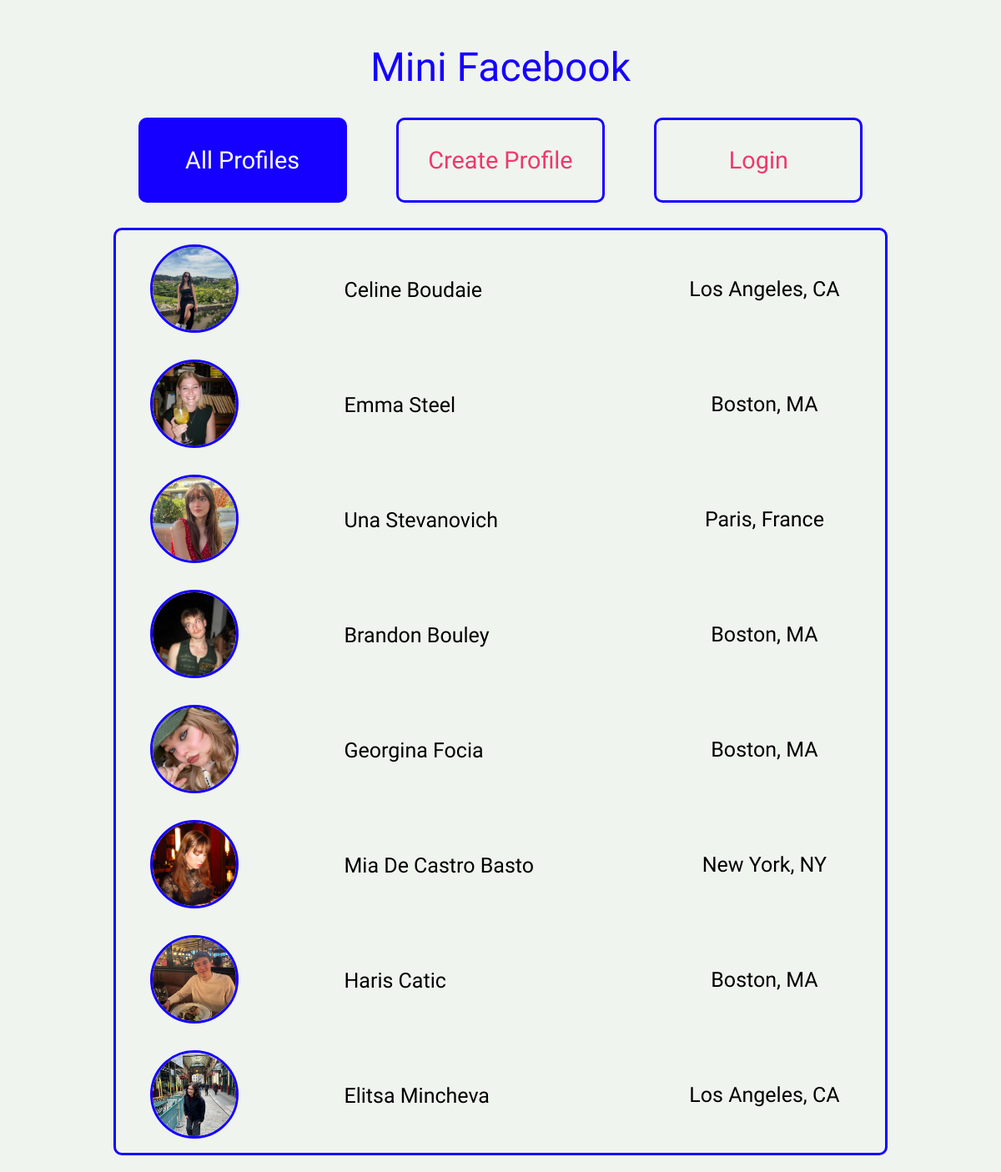
The page /mini_fb/ on the database its author committed.
### mini_fb/models.py (models this page shows, shortened)
class Profile(models.Model):
    first_name = models.CharField(max_length=50)    # user's first name
    last_name = models.CharField(max_length=50)     # user's last name
    city = models.CharField(max_length=100)         # city of residence
    email = models.EmailField(unique=True)          # unique email for each profile
    image_file = models.ImageField(blank=True)      # profile pic image upload
    user = models.ForeignKey(User, on_delete=models.CASCADE)

### mini_fb/views.py (the view)
# urls.py: path(r'', ShowAllProfilesView.as_view(), name="show_all_profiles"),
class ShowAllProfilesView(BaseView, ListView):
    model = Profile
    template_name = "mini_fb/show_all_profiles.html"
    context_object_name = "profiles"
    def dispatch(self, request: HttpRequest, *args: Any, **kwargs: Any) -> HttpResponse:
        if request.user.is_authenticated:
            print(f'ShowAllProfilesView.dispatch(): request.user={request.user}')
        else:
            print(f'ShowAllProfilesView.dispatch(): not logged in.')
        return super().dispatch(request, *args, **kwargs)

### mini_fb/views.py (called while the page is built)
    def get_context_data(self, **kwargs):
            context = super().get_context_data(**kwargs)
            if self.request.user.is_authenticated:
                logged_in_profile = Profile.objects.filter(user=self.request.user).first()
                context['logged_in_profile'] = logged_in_profile
            return context

### mini_fb/templates/mini_fb/show_all_profiles.html
{% extends 'mini_fb/base.html' %}
{% block content %}
<div class="container">
    <table class="profile-table">
        <tbody>
            {% for profile in profiles %}
            <tr>
                <td>
                    {% if profile.image_file %}
                    <a href="{% url 'profile' profile.pk %}">
                        <img src="{{ profile.image_file.url }}" alt="Profile Image">
                    </a>
                    {% else %}
                    <span class="no-image">No Image</span>
                    {% endif %}
                </td>
                <td class="name squiggle">
                    <a href="{% url 'profile' profile.pk %}">{{ profile.first_name }} {{profile.last_name }}</a>
                </td>
                <td>
                    {{ profile.city }}
                </td>
            </tr>
            {% endfor %}
        </tbody>
    </table>
</div>
{% endblock %}

### static/mini-fb-styles.css (style rules this page uses)
* { font-family: "Inconsolata", serif; font-optical-sizing: auto; font-weight: 400; font-style: normal; font-variation-settings: "wdth" 100; background-color: #F0F4EF; }
body { margin: 20px; }
.container { width: 80%; margin: 0 auto; text-align: center; }
.profile-table { width: 100%; border-radius: 10px; overflow: hidden; border: 3px solid #1500ff; }
.profile-table td { padding: 15px; text-align: center; font-size: 25px; }
.profile-table td.name { position: relative; display: inline-block; text-align: center; margin-top: 40px; margin-left: 70px; }
.profile-table td.name.squiggle::before { content: ''; position: absolute; bottom: 10px; left: 0; width: 100%; height: 3px; background: #1500ff; transform: scaleX(0); transform-origin: bottom right; transition: transform 0.4s ease-out; }
.profile-table img { width: 100px; height: 100px; object-fit: cover; border-radius: 50%; border: 3px solid #1500ff; }
a { text-decoration: none; color: inherit; }

### rows shown on the page
Profile: image_file (picture), first_name "Celine", last_name "Boudaie", city "Los Angeles, CA"
Profile: image_file (picture), first_name "Emma", last_name "Steel", city "Boston, MA"
Profile: image_file (picture), first_name "Una", last_name "Stevanovich", city "Paris, France"
Profile: image_file (picture), first_name "Brandon", last_name "Bouley", city "Boston, MA"
Profile: image_file (picture), first_name "Georgina", last_name "Focia", city "Boston, MA"
Profile: image_file (picture), first_name "Mia", last_name "De Castro Basto", city "New York, NY"
Profile: image_file (picture), first_name "Haris", last_name "Catic", city "Boston, MA"
Profile: image_file (picture), first_name "Elitsa", last_name "Mincheva", city "Los Angeles, CA"
